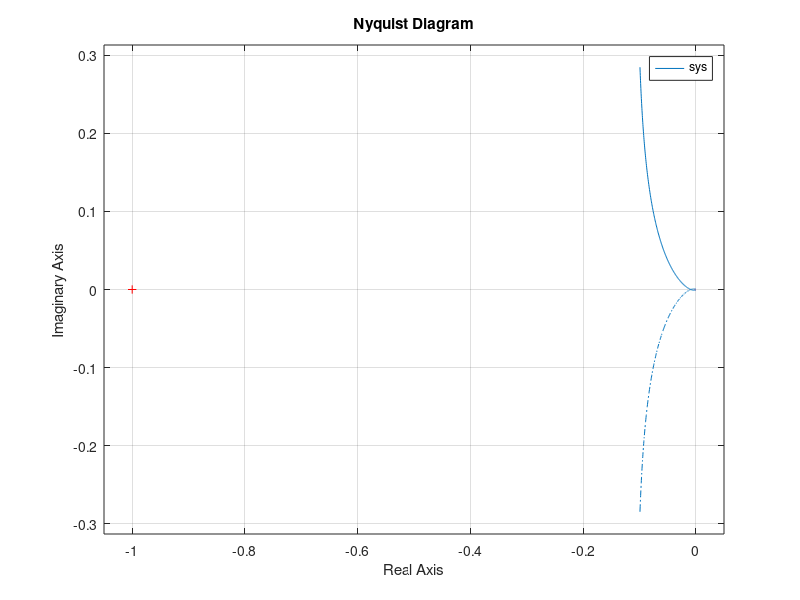

Recreate this plot in MATLAB.
clear all
close all

% Obtenção do gráfico de nyquist para verificação do resultado
num = [1 10];
den = conv([1 0], conv([1 -1], [1 100]));
sys = tf(num, den);
nyquist(sys);
grid on;
